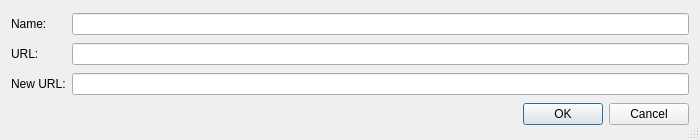
<?xml version="1.0" encoding="UTF-8"?>
<ui version="4.0">
 <class>GitChangeRemoteUrlDialog</class>
 <widget class="QDialog" name="GitChangeRemoteUrlDialog">
  <property name="geometry">
   <rect>
    <x>0</x>
    <y>0</y>
    <width>700</width>
    <height>140</height>
   </rect>
  </property>
  <property name="windowTitle">
   <string>Git Change Remote URL</string>
  </property>
  <property name="sizeGripEnabled">
   <bool>true</bool>
  </property>
  <layout class="QGridLayout" name="gridLayout">
   <item row="0" column="0">
    <widget class="QLabel" name="label">
     <property name="text">
      <string>Name:</string>
     </property>
    </widget>
   </item>
   <item row="0" column="1">
    <widget class="QLineEdit" name="nameEdit">
     <property name="toolTip">
      <string/>
     </property>
     <property name="readOnly">
      <bool>true</bool>
     </property>
    </widget>
   </item>
   <item row="1" column="0">
    <widget class="QLabel" name="label_2">
     <property name="text">
      <string>URL:</string>
     </property>
    </widget>
   </item>
   <item row="1" column="1">
    <widget class="QLineEdit" name="urlEdit">
     <property name="toolTip">
      <string/>
     </property>
     <property name="readOnly">
      <bool>true</bool>
     </property>
    </widget>
   </item>
   <item row="2" column="0">
    <widget class="QLabel" name="label_3">
     <property name="text">
      <string>New URL:</string>
     </property>
    </widget>
   </item>
   <item row="2" column="1">
    <widget class="QLineEdit" name="newUrlEdit">
     <property name="toolTip">
      <string>Enter the new remote URL</string>
     </property>
    </widget>
   </item>
   <item row="3" column="0" colspan="2">
    <widget class="QDialogButtonBox" name="buttonBox">
     <property name="orientation">
      <enum>Qt::Horizontal</enum>
     </property>
     <property name="standardButtons">
      <set>QDialogButtonBox::Cancel|QDialogButtonBox::Ok</set>
     </property>
    </widget>
   </item>
  </layout>
 </widget>
 <resources/>
 <connections>
  <connection>
   <sender>buttonBox</sender>
   <signal>accepted()</signal>
   <receiver>GitChangeRemoteUrlDialog</receiver>
   <slot>accept()</slot>
   <hints>
    <hint type="sourcelabel">
     <x>248</x>
     <y>254</y>
    </hint>
    <hint type="destinationlabel">
     <x>157</x>
     <y>274</y>
    </hint>
   </hints>
  </connection>
  <connection>
   <sender>buttonBox</sender>
   <signal>rejected()</signal>
   <receiver>GitChangeRemoteUrlDialog</receiver>
   <slot>reject()</slot>
   <hints>
    <hint type="sourcelabel">
     <x>316</x>
     <y>260</y>
    </hint>
    <hint type="destinationlabel">
     <x>286</x>
     <y>274</y>
    </hint>
   </hints>
  </connection>
 </connections>
</ui>
